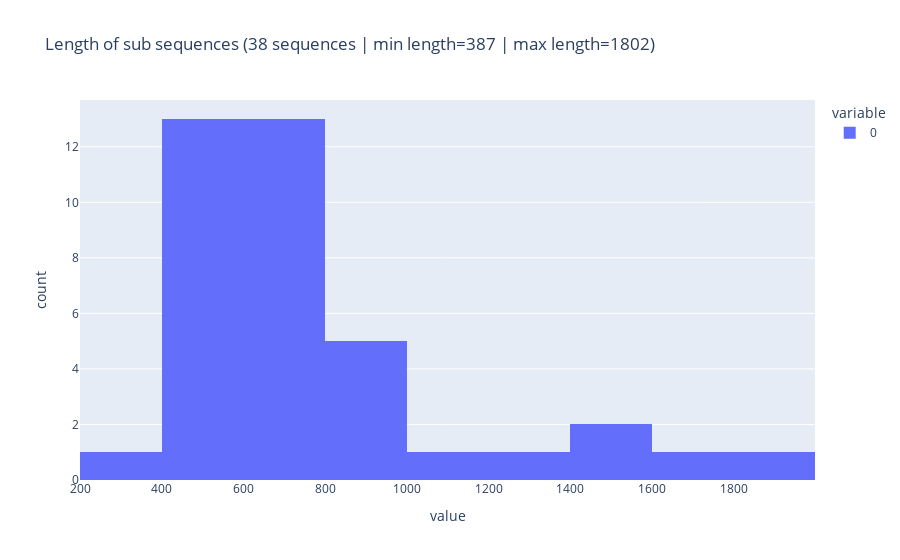

The notebook cell saved with this chart:
### Code cell
print(np.sum([len(s) for s in sub_seqs]))
print(len(sequence))
px.histogram([len(s) for s in sub_seqs], 
             title=f'Length of sub sequences ({len(sub_seqs)} sequences | min length={min([len(s) for s in sub_seqs])} | max length={max([len(s) for s in sub_seqs])})')

### Figure 1 — Plotly figure (JSON) as saved in the notebook; plotly's stock layout.template omitted (floating-point values rounded to 4 significant figures)
{"data": [{"alignmentgroup": "True", "bingroup": "x", "hovertemplate": "variable=0<br>value=%{x}<br>count=%{y}<extra></extra>", "legendgroup": "0", "marker": {"color": "#636efa", "pattern": {"shape": ""}}, "name": "0", "offsetgroup": "0", "orientation": "v", "showlegend": true, "type": "histogram", "x": [741, 647, 887, 658, 534, 869, 747, 1032, 590, 514, 1706, 658, 622, 536, 742, 1576, 502, 502, 874, 1322, 1802, 508, 696, 874, 1542, 716, 732, 552, 562, 782, 692, 956, 574, 516, 683, 519, 530, 387], "xaxis": "x", "yaxis": "y"}], "layout": {"barmode": "relative", "legend": {"title": {"text": "variable"}, "tracegroupgap": 0}, "title": {"text": "Length of sub sequences (38 sequences | min length=387 | max length=1802)"}, "xaxis": {"anchor": "y", "domain": [0, 1], "title": {"text": "value"}}, "yaxis": {"anchor": "x", "domain": [0, 1], "title": {"text": "count"}}}}
